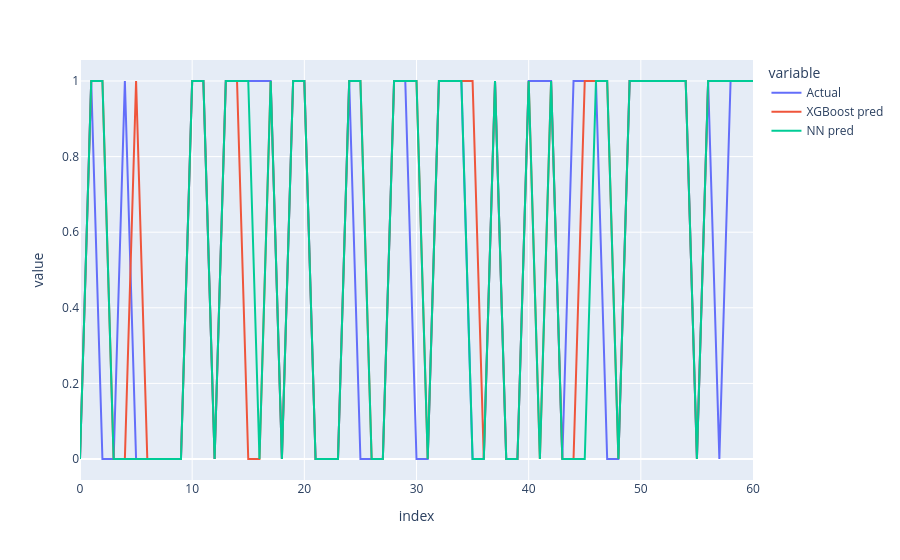

Notebook code cell kept with this figure:
### Code cell
import plotly.express as px

results = pd.DataFrame({'Actual': Y_test, 'XGBoost pred': y_pred_xgb, 'NN pred': y_pred.squeeze()})

fig = px.line(results, y=results.columns[0:3])
fig.show()

### Figure 1 — Plotly figure (JSON) as saved in the notebook; plotly's stock layout.template omitted (floating-point values rounded to 4 significant figures)
{"data": [{"hovertemplate": "variable=Actual<br>index=%{x}<br>value=%{y}<extra></extra>", "legendgroup": "Actual", "line": {"color": "#636efa", "dash": "solid"}, "marker": {"symbol": "circle"}, "mode": "lines", "name": "Actual", "orientation": "v", "showlegend": true, "type": "scatter", "x": [0, 1, 2, 3, 4, 5, 6, 7, 8, 9, 10, 11, 12, 13, 14, 15, 16, 17, 18, 19, 20, 21, 22, 23, 24, 25, 26, 27, 28, 29, 30, 31, 32, 33, 34, 35, 36, 37, 38, 39, 40, 41, 42, 43, 44, 45, 46, 47, 48, 49, 50, 51, 52, 53, 54, 55, 56, 57, 58, 59, 60], "xaxis": "x", "y": [0.0, 1.0, 0.0, 0.0, 1.0, 0.0, 0.0, 0.0, 0.0, 0.0, 1.0, 1.0, 0.0, 1.0, 1.0, 1.0, 1.0, 1.0, 0.0, 1.0, 1.0, 0.0, 0.0, 0.0, 1.0, 0.0, 0.0, 0.0, 1.0, 1.0, 0.0, 0.0, 1.0, 1.0, 1.0, 0.0, 0.0, 1.0, 0.0, 0.0, 1.0, 1.0, 1.0, 0.0, 1.0, 1.0, 1.0, 0.0, 0.0, 1.0, 1.0, 1.0, 1.0, 1.0, 1.0, 0.0, 1.0, 0.0, 1.0, 1.0, 1.0], "yaxis": "y"}, {"hovertemplate": "variable=XGBoost pred<br>index=%{x}<br>value=%{y}<extra></extra>", "legendgroup": "XGBoost pred", "line": {"color": "#EF553B", "dash": "solid"}, "marker": {"symbol": "circle"}, "mode": "lines", "name": "XGBoost pred", "orientation": "v", "showlegend": true, "type": "scatter", "x": [0, 1, 2, 3, 4, 5, 6, 7, 8, 9, 10, 11, 12, 13, 14, 15, 16, 17, 18, 19, 20, 21, 22, 23, 24, 25, 26, 27, 28, 29, 30, 31, 32, 33, 34, 35, 36, 37, 38, 39, 40, 41, 42, 43, 44, 45, 46, 47, 48, 49, 50, 51, 52, 53, 54, 55, 56, 57, 58, 59, 60], "xaxis": "x", "y": [0.0, 1.0, 1.0, 0.0, 0.0, 1.0, 0.0, 0.0, 0.0, 0.0, 1.0, 1.0, 0.0, 1.0, 1.0, 0.0, 0.0, 1.0, 0.0, 1.0, 1.0, 0.0, 0.0, 0.0, 1.0, 1.0, 0.0, 0.0, 1.0, 1.0, 1.0, 0.0, 1.0, 1.0, 1.0, 1.0, 0.0, 1.0, 0.0, 0.0, 1.0, 0.0, 1.0, 0.0, 0.0, 1.0, 1.0, 1.0, 0.0, 1.0, 1.0, 1.0, 1.0, 1.0, 1.0, 0.0, 1.0, 1.0, 1.0, 1.0, 1.0], "yaxis": "y"}, {"hovertemplate": "variable=NN pred<br>index=%{x}<br>value=%{y}<extra></extra>", "legendgroup": "NN pred", "line": {"color": "#00cc96", "dash": "solid"}, "marker": {"symbol": "circle"}, "mode": "lines", "name": "NN pred", "orientation": "v", "showlegend": true, "type": "scatter", "x": [0, 1, 2, 3, 4, 5, 6, 7, 8, 9, 10, 11, 12, 13, 14, 15, 16, 17, 18, 19, 20, 21, 22, 23, 24, 25, 26, 27, 28, 29, 30, 31, 32, 33, 34, 35, 36, 37, 38, 39, 40, 41, 42, 43, 44, 45, 46, 47, 48, 49, 50, 51, 52, 53, 54, 55, 56, 57, 58, 59, 60], "xaxis": "x", "y": [0.0, 1.0, 1.0, 0.0, 0.0, 0.0, 0.0, 0.0, 0.0, 0.0, 1.0, 1.0, 0.0, 1.0, 1.0, 1.0, 0.0, 1.0, 0.0, 1.0, 1.0, 0.0, 0.0, 0.0, 1.0, 1.0, 0.0, 0.0, 1.0, 1.0, 1.0, 0.0, 1.0, 1.0, 1.0, 0.0, 0.0, 1.0, 0.0, 0.0, 1.0, 0.0, 1.0, 0.0, 0.0, 0.0, 1.0, 1.0, 0.0, 1.0, 1.0, 1.0, 1.0, 1.0, 1.0, 0.0, 1.0, 1.0, 1.0, 1.0, 1.0], "yaxis": "y"}], "layout": {"legend": {"title": {"text": "variable"}, "tracegroupgap": 0}, "margin": {"t": 60}, "xaxis": {"anchor": "y", "domain": [0, 1], "title": {"text": "index"}}, "yaxis": {"anchor": "x", "domain": [0, 1], "title": {"text": "value"}}}}
